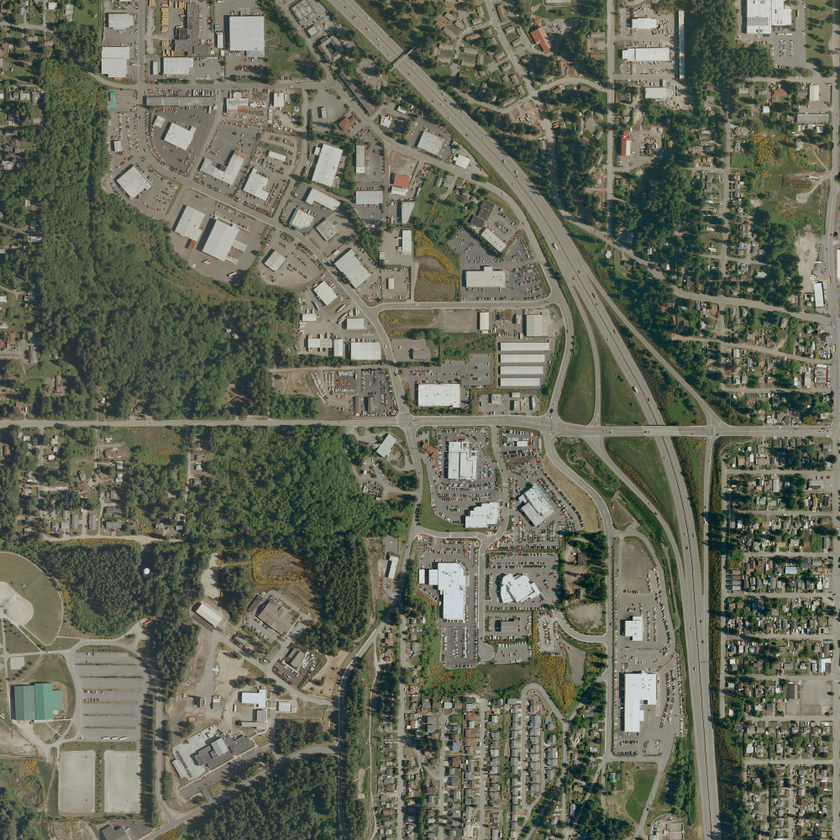
#> input picture data/RGB.png, 840 x 840 px, shrunk from 1000 x 1000 before the run
$ jupyter execute Create_Aerial_Sample.ipynb   (older library calls are emulated)
#> lines starting #> are read from the running program, lines starting #| are printed output that depends on the picture; after the words box and inside, x2 and y2 are one past the last pixel; in counts of white or black regions, pixels touching at a corner belong together
[cell 1]
import os
# from osgeo import gdal
import numpy as np
from skimage.io import imread, imsave
from pathlib import Path
import random

[cell 2]
def readImage(fileName):
    if not Path(fileName).is_file():
        print(fileName + "Can not open file!")
    img = imread(fileName)
    # #     The different color bands/channels are stored in the third dimension,
    # such that a gray-image is MxN,
    # an RGB-image MxNx3 and
    # an RGBA-image MxNx4.
    return img

def saveImage(img_arr, fileName):
    imsave(fileName, img_arr)
#     return Path(fileName).is_file()

[cell 3]
# Test read file
input_image_path = "../data/RGB.png"
gt_image_path = "../data/GT.png"

img_rgb = readImage(input_image_path)
#> in readImage, img is the input picture: shape (840, 840, 3); mean R, G, B 100.5, 103.9, 88
img_gt = readImage(gt_image_path)
#> call 2 of readImage, with fileName = '../data/GT.png'
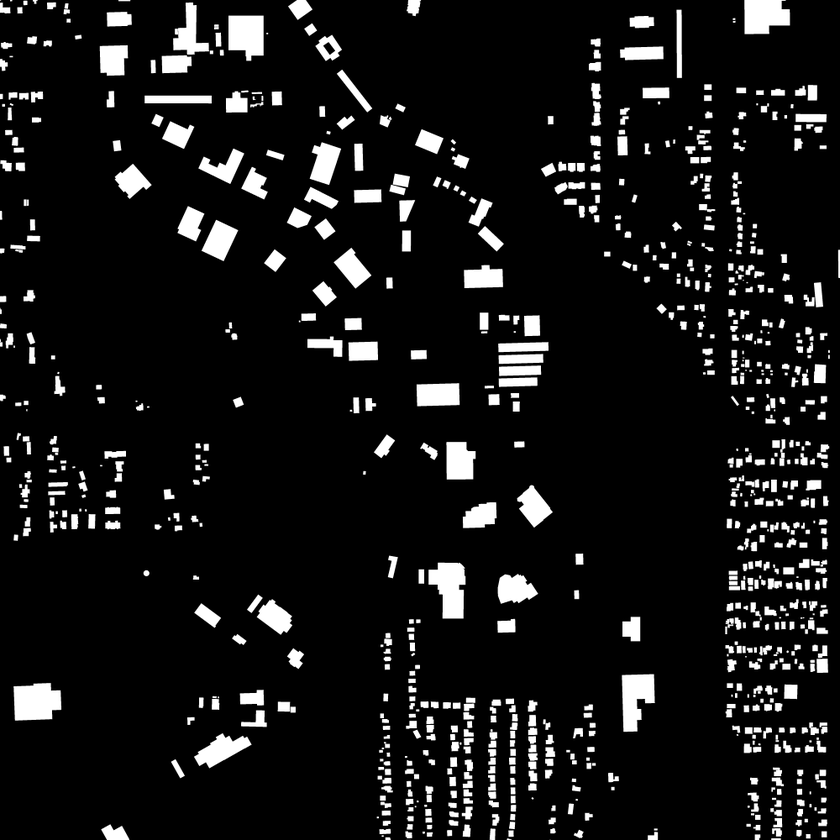
#> input picture data/GT.png, 840 x 840 px, shrunk from 1000 x 1000 before the run
#> in readImage, img is the input picture: shape (840, 840); min 0, max 255, mean 23.2

saveImage(img_rgb, '../data/Aerial/RGB.Copy.png')
saveImage(img_gt, '../data/Aerial/GT.Copy.png')

[cell 4]
img_rgb.shape, img_gt.shape
#> Out = ((840, 840, 3), (840, 840))

[cell 5]
import matplotlib.pyplot as plt

plt.subplot(1, 2, 1)
plt.imshow(img_rgb)
plt.subplot(1, 2, 2)
plt.imshow(img_gt, cmap='gray')
plt.show()
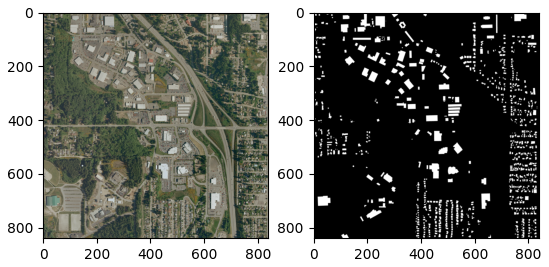
#> figure drawn by matplotlib, 2 panels

[cell 6]
img_gt.min(), img_gt.max(), img_rgb.min(), img_rgb.max()
#> Out = (0, 255, 0, 251)

[cell 7]
#  Gt image must be png.
#  pixel value [0, 255]
# 255 means ignore the pixel values.
# 0 means background.
img_gt =  img_gt.astype(np.bool)
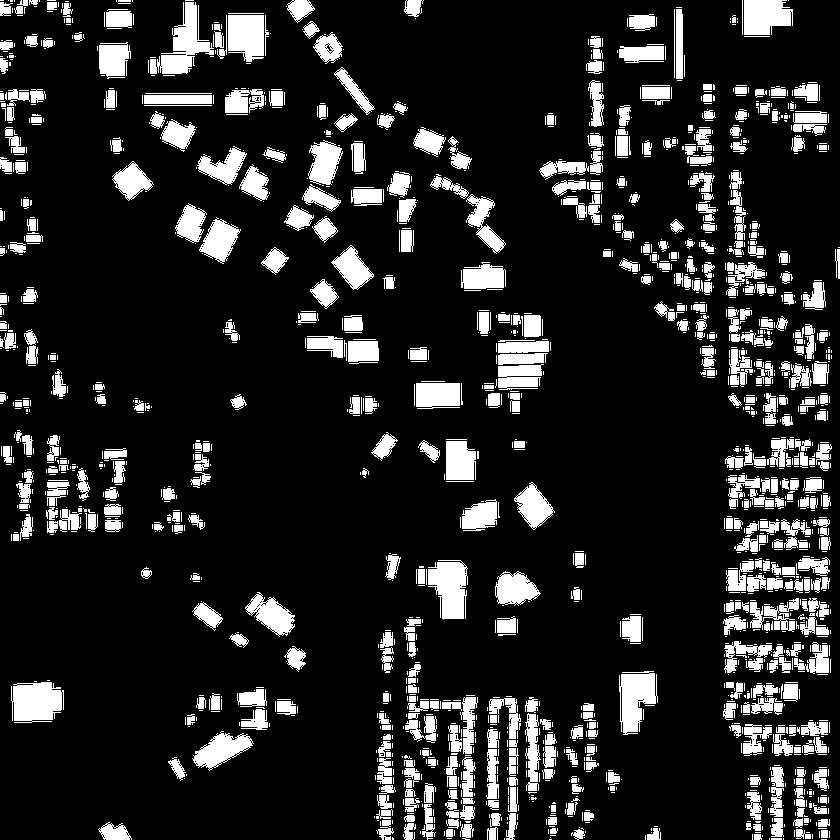
#> img_gt: shape (840, 840) bool; 15% white; 1851 white regions (1318 under 20 px), largest, box (x1, y1, x2, y2) and area: (150, 2, 214, 74) 1881, (11, 682, 64, 723) 1774, (428, 560, 468, 620) 1721
img_gt = img_gt.astype(np.uint8)
obj_ids = np.unique(img_gt)
#> obj_ids = [0, 1]
obj_ids
#> Out = [0, 1]

[cell 8]
plt.subplot(1, 2, 1)
plt.imshow(img_rgb)
plt.subplot(1, 2, 2)
plt.imshow(img_gt, cmap='gray')
plt.show()

[cell 9]
img_rgb.shape, img_gt.shape
#> Out = ((840, 840, 3), (840, 840))

[cell 10]
def ImgCrop(img, SavePath, CropSize, RepetitionRate, extension='.png'):

    Path(SavePath).mkdir(parents=True, exist_ok=True)

    width = img.shape[1]
    height = img.shape[0]
    print(f"Image Size (H, W):{height, width}")

    ##  get the current file number (len), use len+1 as new file name. if you do not want to overwirte the image.
    #  new_name = len(os.listdir(SavePath)) + 1
    #  Crop image with RepetitionRate
    new_name = 0
    for i in range(int((height - CropSize * RepetitionRate) / (CropSize * (1 - RepetitionRate)))):
        for j in range(int((width - CropSize * RepetitionRate) / (CropSize * (1 - RepetitionRate)))):
            #  one band
            if(len(img.shape) == 2):
                cropped = img[int(i * CropSize * (1 - RepetitionRate)): int(i * CropSize * (1 - RepetitionRate)) + CropSize,
                              int(j * CropSize * (1 - RepetitionRate)): int(j * CropSize * (1 - RepetitionRate)) + CropSize]
            #  multi band
            else:
                cropped = img[int(i * CropSize * (1 - RepetitionRate)): int(i * CropSize * (1 - RepetitionRate)) + CropSize,
                              int(j * CropSize * (1 - RepetitionRate)): int(j * CropSize * (1 - RepetitionRate)) + CropSize, :]
            #  save the image
            saveImage(cropped, f"{SavePath}/{str(new_name)}{extension}")
            #  new name + 1
            new_name = new_name + 1
    #  the last column
    for i in range(int((height-CropSize*RepetitionRate)/(CropSize*(1-RepetitionRate)))):
        if(len(img.shape) == 2):
            cropped = img[int(i * CropSize * (1 - RepetitionRate)): int(i * CropSize * (1 - RepetitionRate)) + CropSize,
                          (width - CropSize): width]
        else:
            cropped = img[int(i * CropSize * (1 - RepetitionRate)): int(i * CropSize * (1 - RepetitionRate)) + CropSize,
                          (width - CropSize): width, :]
        #  写图像
        saveImage(cropped, f"{SavePath}/{str(new_name)}{extension}")
        new_name = new_name + 1
    #  the last row
    for j in range(int((width - CropSize * RepetitionRate) / (CropSize * (1 - RepetitionRate)))):
        if(len(img.shape) == 2):
            cropped = img[(height - CropSize): height,
                          int(j * CropSize * (1 - RepetitionRate)): int(j * CropSize * (1 - RepetitionRate)) + CropSize]
        else:
            cropped = img[(height - CropSize): height,
                          int(j * CropSize * (1 - RepetitionRate)): int(j * CropSize * (1 - RepetitionRate)) + CropSize, :]
        saveImage(cropped, f"{SavePath}/{str(new_name)}{extension}")
        #  文件名 + 1
        new_name = new_name + 1
    #  裁剪右下角
    if(len(img.shape) == 2):
        cropped = img[(height - CropSize): height,
                      (width - CropSize): width]
    else:
        cropped = img[(height - CropSize): height,
                      (width - CropSize): width, :
                      ]
    saveImage(cropped, f"{SavePath}/{str(new_name)}{extension}")
    new_name = new_name + 1

[cell 11]
def RandomCrop(ImagePath, LabelPath, ImgSavePath, LabelSavePath, CropSize, CutNum, ImageExt='.jpg', MaskExt = '.png' ):

    Path(ImgSavePath).mkdir(parents=True, exist_ok=True)
    Path(LabelSavePath).mkdir(parents=True, exist_ok=True)

    img = readImage(ImagePath)
    width = img.shape[1]
    height = img.shape[0]


    label = readImage(LabelPath)

    label =  label.astype(np.bool) # False and True
    label = label.astype(np.uint8) # Convert {0, 1}


#   get the current folder image file number
#     fileNum = len(os.listdir(IamgeSavePath))
    fileNum = 0
    new_name = fileNum + 1
    while(new_name < CutNum + fileNum + 1):
        #  crop from top XY
        UpperLeftX = random.randint(0, height - CropSize)
        UpperLeftY = random.randint(0, width - CropSize)
        if(len(img.shape) == 2):
            imgCrop = img[UpperLeftX: UpperLeftX + CropSize,
                          UpperLeftY: UpperLeftY + CropSize]
        else:
            imgCrop = img[UpperLeftX: UpperLeftX + CropSize,
                          UpperLeftY: UpperLeftY + CropSize, :]
        if(len(label.shape) == 2):
            labelCrop = label[UpperLeftX: UpperLeftX + CropSize,
                              UpperLeftY: UpperLeftY + CropSize]
        else:
            labelCrop = label[UpperLeftX: UpperLeftX + CropSize,
                              UpperLeftY: UpperLeftY + CropSize, :]
        saveImage(imgCrop, f"{ImgSavePath}/{str(new_name)}{ImageExt}" )
        saveImage(labelCrop,f"{LabelSavePath}/{str(new_name)}{MaskExt}")
        new_name = new_name + 1

[cell 12]
RGB_Path = "../data/RGB.png"
RGB_SavePath = "../data/Aerial/RGB"

GT_Path = "../data/GT.png"
GT_SavePath = "../data/Aerial/GT"

CropSize = 250
RepetitionRate = 0

# RGB image
img_rgb = readImage(RGB_Path)
ImgCrop(img_rgb, RGB_SavePath, CropSize, RepetitionRate, extension='.jpg')
#| Image Size (H, W):(840, 840)
#> the loop in ImgCrop, `for i in range(int((height - CropSize * RepetitionRate) / (CropSize * ..` made 3 passes
#> pass 1, in saveImage (call 5), `imsave(fileName, img_arr)`:
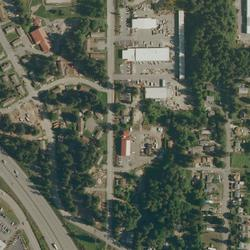
#> saved as 2.jpg: shape (250, 250, 3); mean R, G, B 88.8, 95.3, 81.2
#> after the loop in ImgCrop, `for i in range(int((height - CropSize * RepetitionRate) / (CropSize * ..`: new_name = 9
#> after the loop in ImgCrop, `for i in range(int((height-CropSize*RepetitionRate)/(CropSize*(1-Repet..`: new_name = 12
#> after the loop in ImgCrop, `for j in range(int((width - CropSize * RepetitionRate) / (CropSize * (..`:
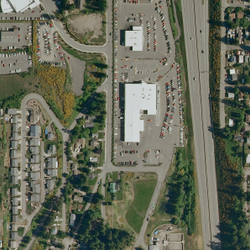
#> cropped: shape (250, 250, 3); mean R, G, B 102.9, 106.6, 90.1
#> after the loop in ImgCrop, `for j in range(int((width - CropSize * RepetitionRate) / (CropSize * (..`: new_name = 15
#> in ImgCrop, `new_name = new_name + 1`: new_name = 16

# Convert image to [0, 1]
img_mask = readImage(GT_Path)
img_mask =  img_mask.astype(np.bool)
img_mask = img_mask.astype(np.uint8)
ImgCrop(img_mask, GT_SavePath, CropSize, RepetitionRate)
#> call 2 of ImgCrop, with SavePath = '../data/Aerial/GT', CropSize = 250, RepetitionRate = 0, extension = '.png'
#| Image Size (H, W):(840, 840)
#> after the loop in ImgCrop (call 2), `for i in range(int((height - CropSize * RepetitionRate) / (CropSize * ..`:
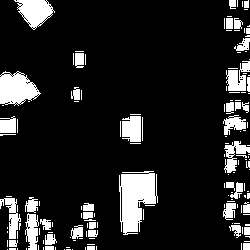
#> cropped: shape (250, 250); values 0 (black) and 1 (white), 13.8% white; 152 white regions (110 under 20 px), largest, box (x1, y1, x2, y2) and area: (119, 171, 158, 235) 1657, (0, 71, 41, 106) 966, (14, 0, 55, 30) 705
#> after the loop in ImgCrop (call 2), `for i in range(int((height - CropSize * RepetitionRate) / (CropSize * ..`: new_name = 9
#> after the loop in ImgCrop (call 2), `for i in range(int((height-CropSize*RepetitionRate)/(CropSize*(1-Repet..`: new_name = 12
#> after the loop in ImgCrop (call 2), `for j in range(int((width - CropSize * RepetitionRate) / (CropSize * (..`: new_name = 15
#> in ImgCrop (call 2), `cropped = img[(height - CropSize): height, (width - CropSize): width]`:
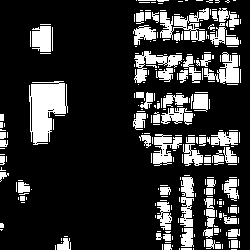
#> cropped: shape (250, 250); values 0 (black) and 1 (white), 19.4% white; 278 white regions (213 under 20 px), largest, box (x1, y1, x2, y2) and area: (29, 81, 68, 145) 1657, (160, 8, 209, 42) 766, (134, 51, 182, 83) 569
#> in ImgCrop (call 2), `new_name = new_name + 1`: new_name = 16

[cell 13]
ImagePath = "../data/RGB.png"
LabelPath = "../data/GT.png"

ImgSavePath = "../data/Aerial/JPEGImages"
LabelSavePath = "../data/Aerial/Annotations"
CropSize = 250
CutNum = 50

RandomCrop(ImagePath, LabelPath, ImgSavePath, LabelSavePath, CropSize, CutNum)
#> the loop in RandomCrop, `while(new_name < CutNum + fileNum + 1):` made 50 passes
#> pass 1, in saveImage (call 35), `imsave(fileName, img_arr)`:
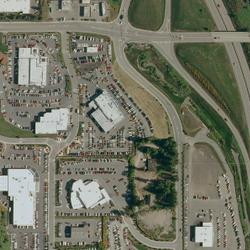
#> saved as 1.jpg: shape (250, 250, 3); mean R, G, B 114, 115.5, 99.2
#> after the loop in RandomCrop, `while(new_name < CutNum + fileNum + 1):`:
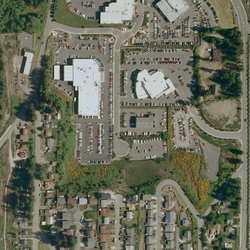
#> imgCrop: shape (250, 250, 3); mean R, G, B 106.8, 109.1, 91.9
#> after the loop in RandomCrop, `while(new_name < CutNum + fileNum + 1):`:
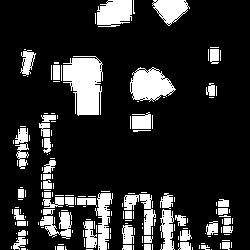
#> labelCrop: shape (250, 250); values 0 (black) and 1 (white), 17.2% white; 177 white regions (127 under 20 px), largest, box (x1, y1, x2, y2) and area: (63, 56, 103, 116) 1721, (130, 67, 176, 102) 1048, (97, 0, 132, 27) 782
#> after the loop in RandomCrop, `while(new_name < CutNum + fileNum + 1):`: new_name = 51
